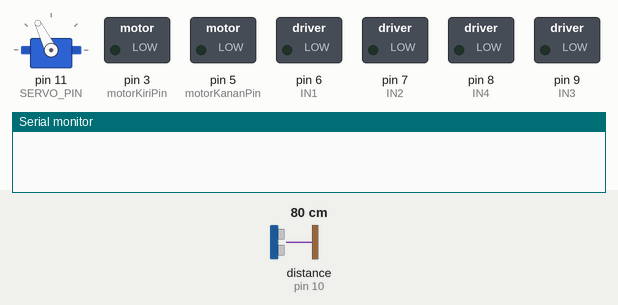
Simulated run of this sketch. Board: Arduino Uno, built with avr-gcc and run on an emulated ATmega328P. On the bench: servo, switched loads named in the sketch (green lamp = pin HIGH), the last lines printed to the serial monitor. Wiring (inferred from the names in the program): ultrasonic range finder: trigger pin 13; echo pin 10. The inputs (shaded band) are chosen by the test bench; at power-on: distance to the obstacle (sensor on pin 10) 80 cm. The echo pulse lasts 58.3 µs per cm; pins used as bus, display or sensor lines are not drawn.

Above: at 1.2 s.
1.3 s: distance to the obstacle (sensor on pin 10) set to 2 cm
At 2.5 s:
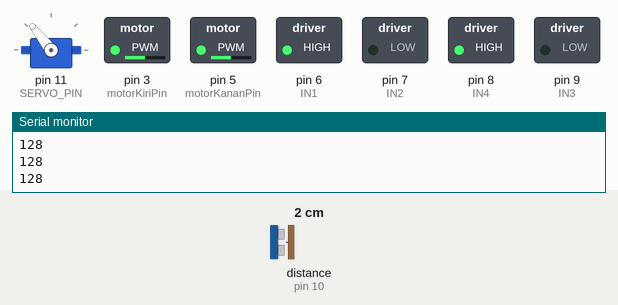
2.8 s: distance to the obstacle (sensor on pin 10) set to 18 cm
At 4.41 s:
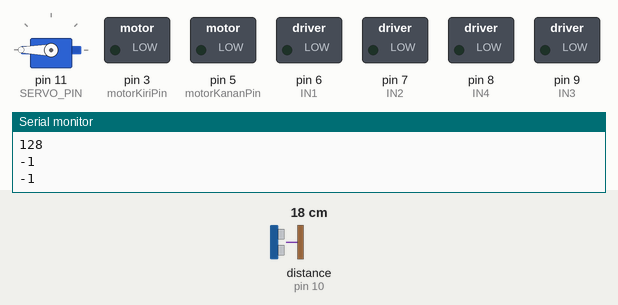
5.8 s: distance to the obstacle (sensor on pin 10) set to 4 cm
At 6.8 s:
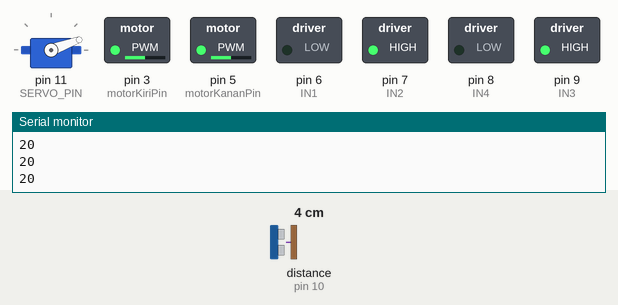
7.3 s: distance to the obstacle (sensor on pin 10) set to 35 cm
At 8.99 s:
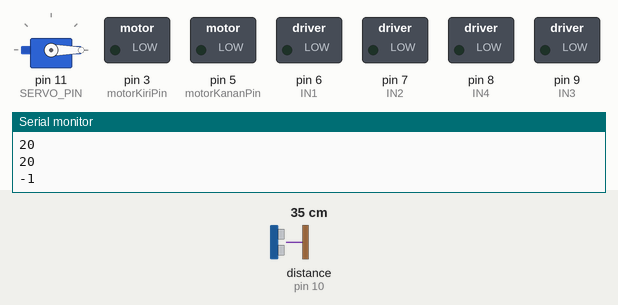
10.3 s: distance to the obstacle (sensor on pin 10) set to 9 cm
At 11.7 s:
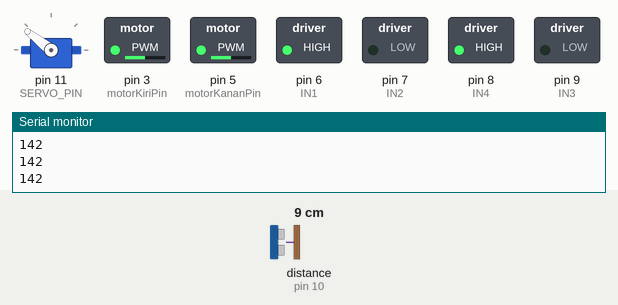
Timing chart, 0 to 12.8 s (numbered marks = the images above; inputs shaded):
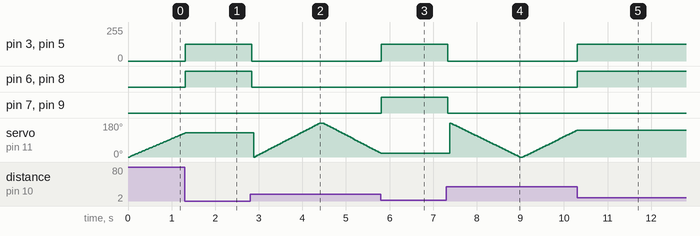

Measured:
- after the input at 1.3 s, pin 3 (motorKiriPin), pin 5 (motorKananPin): 0/255 → 127/255 at once; pin 6 (IN1), pin 8 (IN4): LOW → HIGH at once; servo on pin 11 (SERVO_PIN): goes on until 1.3 s, then stays 128°
- after the input at 2.8 s, pin 3 (motorKiriPin), pin 5 (motorKananPin): 127/255 → 0/255 at once; pin 6 (IN1), pin 8 (IN4): HIGH → LOW at once
- after the input at 5.8 s, pin 3 (motorKiriPin), pin 5 (motorKananPin): 0/255 → 127/255 at once; pin 7 (IN2), pin 9 (IN3): LOW → HIGH at once; servo on pin 11 (SERVO_PIN): goes on until 5.8 s, then stays 20°
- after the input at 7.3 s, pin 3 (motorKiriPin), pin 5 (motorKananPin): 127/255 → 0/255 at once; pin 7 (IN2), pin 9 (IN3): HIGH → LOW at once
- after the input at 10.3 s, pin 3 (motorKiriPin), pin 5 (motorKananPin): 0/255 → 127/255 at once; pin 6 (IN1), pin 8 (IN4): LOW → HIGH at once; servo on pin 11 (SERVO_PIN): stops changing and stays 142°

The sketch:

HumanDetectorRobotTest.ino
```cpp
#include <Arduino.h>
#include <Wire.h>
#include <Servo.h>

#define TRIG_PIN 13 // Pin output digital untuk trigger sensor ultrasonik
#define ECHO_PIN 10 // Pin input digital untuk echo sensor ultrasonik
#define SERVO_PIN 11 // Pin output digital untuk servo motor
#define IN1 6 // Pin untuk motor kiri
#define IN2 7 // Pin untuk motor kiri
#define IN3 9 // Pin untuk motor kanan
#define IN4 8 // Pin untuk motor kanan

Servo servo; // Deklarasi objek servo

long duration; // Variabel untuk menyimpan durasi pulsa echo
int distance; // Variabel untuk menyimpan jarak ke objek
bool musuhDideteksi = false; // Flag untuk menandakan apakah musuh terdeteksi
int objekPos = -1; // Posisi objek yang terdeteksi

// Pin motor (harus dideklarasikan)
const int motorKiriPin = 3; // Pin PWM untuk motor kiri (sesuaikan dengan pin yang digunakan)
const int motorKananPin = 5; // Pin PWM untuk motor kanan (sesuaikan dengan pin yang digunakan)

// Variabel untuk mengontrol posisi servo
static int pos = 0; // Posisi awal servo
static bool direction = true; // Arah awal ke kanan

void setup() {
  Serial.begin(9600); // Inisialisasi komunikasi serial
  pinMode(TRIG_PIN, OUTPUT); // Set pin trigger sebagai output
  pinMode(ECHO_PIN, INPUT); // Set pin echo sebagai input
  pinMode(SERVO_PIN, OUTPUT); // Set pin servo motor sebagai output
  pinMode(IN1, OUTPUT);
  pinMode(IN2, OUTPUT);
  pinMode(IN3, OUTPUT);
  pinMode(IN4, OUTPUT);

  servo.attach(SERVO_PIN); // Hubungkan servo ke pin yang ditentukan
}

void loop() {
  // Lakukan scanning dengan servo jika objek tidak terdeteksi
  if (!musuhDideteksi) {
    servoMotorKontrol();
  }

  // Kirim pulsa trigger 10 mikrodetik
  digitalWrite(TRIG_PIN, LOW);
  delayMicroseconds(2);
  digitalWrite(TRIG_PIN, HIGH);
  delayMicroseconds(10);
  digitalWrite(TRIG_PIN, LOW);

  // Baca durasi pulsa echo
  duration = pulseIn(ECHO_PIN, HIGH);

  // Hitung jarak ke objek
  distance = duration / 58.2;

  // Deteksi musuh jika jaraknya kurang dari atau sama dengan 10 cm
  musuhDideteksi = distance <= 10;

  if (musuhDideteksi) {
    objekPos = servo.read();
    if (objekPos >= 0 && objekPos <= 60) {
      belokKiri();
    } else if (objekPos >= 121 && objekPos <= 180) {
      belokKanan();
    } else if (objekPos >= 61 && objekPos <= 120) {
      majuMaksimum();
    }
  } else {
    objekPos = -1;
    berhenti(); // Hentikan motor ketika tidak mendeteksi objek
  }
  Serial.println(objekPos);
  delay(50); // Tunggu 50 milidetik
}

// Fungsi untuk mengontrol servo motor
void servoMotorKontrol() {
  if (!musuhDideteksi) {
    if (direction) {
      for (pos = 0; pos <= 180; pos += 2) {
        servo.write(pos);  // Arahkan servo ke posisi 'pos'
        delay(15);         // Tunggu 50 milidetik
        // Kirim pulsa trigger 10 mikrodetik
        digitalWrite(TRIG_PIN, LOW);
        delayMicroseconds(2);
        digitalWrite(TRIG_PIN, HIGH);
        delayMicroseconds(10);
        digitalWrite(TRIG_PIN, LOW);
        // Baca durasi pulsa echo
        duration = pulseIn(ECHO_PIN, HIGH);
        // Hitung jarak ke objek
        distance = duration / 58.2;
        // Deteksi musuh jika jaraknya kurang dari atau sama dengan 10 cm
        musuhDideteksi = distance <= 10;
        if (musuhDideteksi) {
          break; // Hentikan pergerakan servo jika musuh terdeteksi
        }
      }
      if (pos > 180) {
        pos = 180; // Pastikan pos tidak melebihi 180
        direction = false; // Ubah arah ke kiri
      }
    } else {
      for (pos = 180; pos >= 0; pos -= 2) {
        servo.write(pos);  // Arahkan servo ke posisi 'pos'
        delay(15);         // Tunggu 50 milidetik
        // Kirim pulsa trigger 10 mikrodetik
        digitalWrite(TRIG_PIN, LOW);
        delayMicroseconds(2);
        digitalWrite(TRIG_PIN, HIGH);
        delayMicroseconds(10);
        digitalWrite(TRIG_PIN, LOW);
        // Baca durasi pulsa echo
        duration = pulseIn(ECHO_PIN, HIGH);
        // Hitung jarak ke objek
        distance = duration / 58.2;
        // Deteksi musuh jika jaraknya kurang dari atau sama dengan 10 cm
        musuhDideteksi = distance <= 10;
        if (musuhDideteksi) {
          break; // Hentikan pergerakan servo jika musuh terdeteksi
        }
      }
      if (pos < 0) {
        pos = 0; // Pastikan pos tidak kurang dari 0
        direction = true; // Ubah arah ke kanan
      }
    }
  }
}

// Fungsi untuk maju dengan kecepatan maksimum
void majuMaksimum() {
  digitalWrite(IN1, HIGH);
  digitalWrite(IN2, LOW);
  digitalWrite(IN3, HIGH);
  digitalWrite(IN4, LOW);
  analogWrite(motorKiriPin, 255); // Maju dengan kecepatan maksimum
  analogWrite(motorKananPin, 255);
}

// Fungsi untuk belok kiri
void belokKanan() {
  digitalWrite(IN1, HIGH);
  digitalWrite(IN2, LOW);
  digitalWrite(IN3, LOW);
  digitalWrite(IN4, HIGH);
  analogWrite(motorKiriPin, 127); // Kecepatan sedang
  analogWrite(motorKananPin, 127); // Kecepatan sedang
}

// Fungsi untuk belok kanan
void belokKiri() {
  digitalWrite(IN1, LOW);
  digitalWrite(IN2, HIGH);
  digitalWrite(IN3, HIGH);
  digitalWrite(IN4, LOW);
  analogWrite(motorKiriPin, 127); // Kecepatan sedang
  analogWrite(motorKananPin, 127); // Kecepatan sedang
}

// Fungsi untuk menghentikan motor
void berhenti() {
  digitalWrite(IN1, LOW);
  digitalWrite(IN2, LOW);
  digitalWrite(IN3, LOW);
  digitalWrite(IN4, LOW);
  analogWrite(motorKiriPin, 0); // Berhenti
  analogWrite(motorKananPin, 0); // Berhenti
}
```
